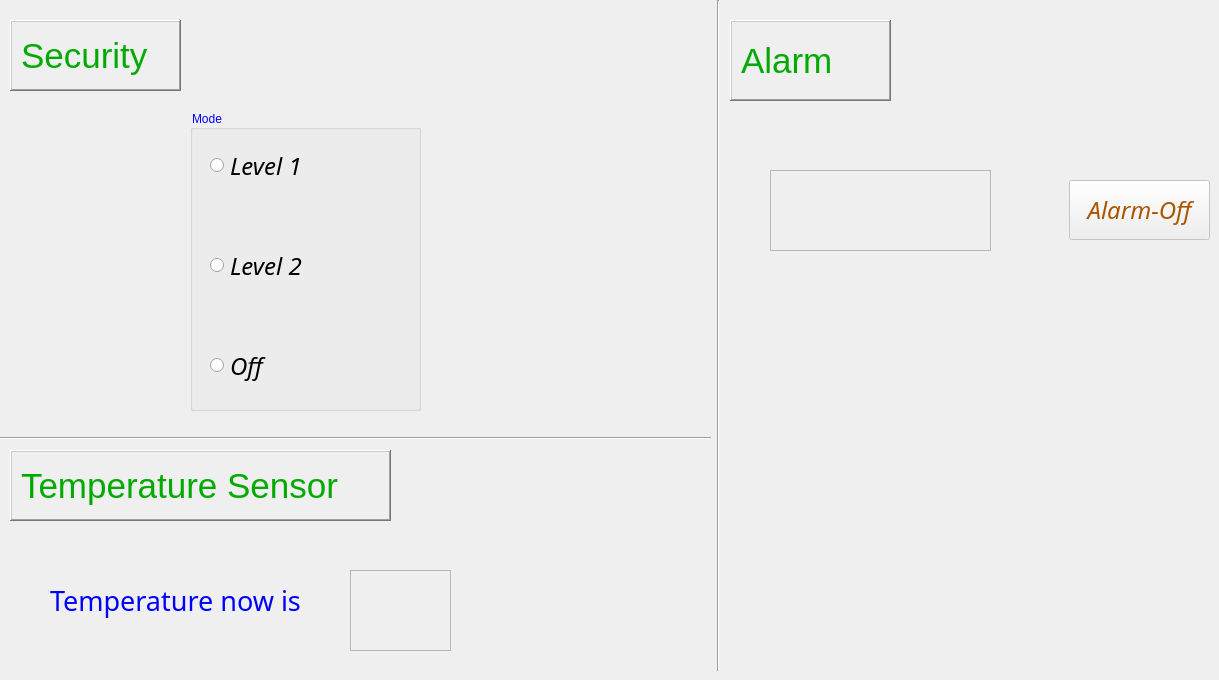
    <widget class="QWidget" name="tab_7">
     <attribute name="title">
      <string>Security</string>
     </attribute>
     <widget class="QGroupBox" name="groupBox_6">
      <property name="geometry">
       <rect>
        <x>190</x>
        <y>110</y>
        <width>231</width>
        <height>301</height>
       </rect>
      </property>
      <property name="styleSheet">
       <string notr="true">font: 18pt &quot;MV Boli&quot;;
color: rgb(0, 0, 255);</string>
      </property>
      <property name="title">
       <string>Mode</string>
      </property>
      <widget class="QRadioButton" name="radioButton_11">
       <property name="geometry">
        <rect>
         <x>20</x>
         <y>20</y>
         <width>131</width>
         <height>71</height>
        </rect>
       </property>
       <property name="font">
        <font>
         <family>Imprint MT Shadow</family>
         <pointsize>18</pointsize>
         <weight>50</weight>
         <italic>true</italic>
         <bold>false</bold>
        </font>
       </property>
       <property name="styleSheet">
        <string notr="true">font: italic 18pt &quot;Imprint MT Shadow&quot;;
color:rgb(0, 0, 0);</string>
       </property>
       <property name="text">
        <string>Level 1</string>
       </property>
       <property name="checked">
        <bool>false</bool>
       </property>
       <property name="autoExclusive">
        <bool>true</bool>
       </property>
      </widget>
      <widget class="QRadioButton" name="radioButton_12">
       <property name="geometry">
        <rect>
         <x>20</x>
         <y>220</y>
         <width>91</width>
         <height>71</height>
        </rect>
       </property>
       <property name="font">
        <font>
         <family>Imprint MT Shadow</family>
         <pointsize>18</pointsize>
         <weight>50</weight>
         <italic>true</italic>
         <bold>false</bold>
        </font>
       </property>
       <property name="styleSheet">
        <string notr="true">font: italic 18pt &quot;Imprint MT Shadow&quot;;
color:rgb(0, 0, 0);</string>
       </property>
       <property name="text">
        <string>Off</string>
       </property>
      </widget>
      <widget class="QRadioButton" name="radioButton_25">
       <property name="geometry">
        <rect>
         <x>20</x>
         <y>120</y>
         <width>131</width>
         <height>71</height>
        </rect>
       </property>
       <property name="font">
        <font>
         <family>Imprint MT Shadow</family>
         <pointsize>18</pointsize>
         <weight>50</weight>
         <italic>true</italic>
         <bold>false</bold>
        </font>
       </property>
       <property name="styleSheet">
        <string notr="true">font: italic 18pt &quot;Imprint MT Shadow&quot;;
color:rgb(0, 0, 0);</string>
       </property>
       <property name="text">
        <string>Level 2</string>
       </property>
       <property name="checked">
        <bool>false</bool>
       </property>
       <property name="autoExclusive">
        <bool>true</bool>
       </property>
      </widget>
     </widget>
     <widget class="QLabel" name="label_6">
      <property name="geometry">
       <rect>
        <x>10</x>
        <y>20</y>
        <width>171</width>
        <height>71</height>
       </rect>
      </property>
      <property name="font">
       <font>
        <family>MS Shell Dlg 2</family>
        <pointsize>26</pointsize>
        <weight>50</weight>
        <italic>false</italic>
        <bold>false</bold>
       </font>
      </property>
      <property name="styleSheet">
       <string notr="true">font: 26pt &quot;MS Shell Dlg 2&quot;;
color: rgb(0, 170, 0);</string>
      </property>
      <property name="frameShape">
       <enum>QFrame::WinPanel</enum>
      </property>
      <property name="frameShadow">
       <enum>QFrame::Raised</enum>
      </property>
      <property name="text">
       <string>Security</string>
      </property>
     </widget>
     <widget class="Line" name="line_6">
      <property name="geometry">
       <rect>
        <x>0</x>
        <y>430</y>
        <width>711</width>
        <height>16</height>
       </rect>
      </property>
      <property name="frameShadow">
       <enum>QFrame::Sunken</enum>
      </property>
      <property name="orientation">
       <enum>Qt::Horizontal</enum>
      </property>
     </widget>
     <widget class="QLabel" name="label_11">
      <property name="geometry">
       <rect>
        <x>10</x>
        <y>450</y>
        <width>381</width>
        <height>71</height>
       </rect>
      </property>
      <property name="font">
       <font>
        <family>MS Shell Dlg 2</family>
        <pointsize>26</pointsize>
        <weight>50</weight>
        <italic>false</italic>
        <bold>false</bold>
       </font>
      </property>
      <property name="styleSheet">
       <string notr="true">font: 26pt &quot;MS Shell Dlg 2&quot;;
color: rgb(0, 170, 0);</string>
      </property>
      <property name="frameShape">
       <enum>QFrame::WinPanel</enum>
      </property>
      <property name="frameShadow">
       <enum>QFrame::Raised</enum>
      </property>
      <property name="text">
       <string>Temperature Sensor</string>
      </property>
     </widget>
     <widget class="QLabel" name="labe_13">
      <property name="geometry">
       <rect>
        <x>350</x>
        <y>570</y>
        <width>101</width>
        <height>81</height>
       </rect>
      </property>
      <property name="font">
       <font>
        <family>Sitka Small</family>
        <pointsize>20</pointsize>
        <weight>50</weight>
        <italic>false</italic>
        <bold>false</bold>
       </font>
      </property>
      <property name="autoFillBackground">
       <bool>false</bool>
      </property>
      <property name="styleSheet">
       <string notr="true">font: 20pt &quot;Sitka Small&quot;;</string>
      </property>
      <property name="frameShape">
       <enum>QFrame::StyledPanel</enum>
      </property>
      <property name="frameShadow">
       <enum>QFrame::Sunken</enum>
      </property>
      <property name="text">
       <string/>
      </property>
     </widget>
     <widget class="QLabel" name="label_12">
      <property name="geometry">
       <rect>
        <x>50</x>
        <y>560</y>
        <width>291</width>
        <height>81</height>
       </rect>
      </property>
      <property name="font">
       <font>
        <family>Segoe Print</family>
        <pointsize>20</pointsize>
        <weight>9</weight>
        <italic>false</italic>
        <bold>false</bold>
       </font>
      </property>
      <property name="styleSheet">
       <string notr="true">font: 75 20pt &quot;Segoe Print&quot;;
color: rgb(0, 0, 255);</string>
      </property>
      <property name="frameShape">
       <enum>QFrame::NoFrame</enum>
      </property>
      <property name="frameShadow">
       <enum>QFrame::Sunken</enum>
      </property>
      <property name="text">
       <string>Temperature now is   </string>
      </property>
     </widget>
     <widget class="QPushButton" name="pushButton">
      <property name="enabled">
       <bool>false</bool>
      </property>
      <property name="geometry">
       <rect>
        <x>1069</x>
        <y>180</y>
        <width>141</width>
        <height>60</height>
       </rect>
      </property>
      <property name="font">
       <font>
        <family>Monotype Corsiva</family>
        <pointsize>18</pointsize>
        <weight>50</weight>
        <italic>true</italic>
        <bold>false</bold>
       </font>
      </property>
      <property name="styleSheet">
       <string notr="true">font: italic 18pt &quot;Monotype Corsiva&quot;;
color: rgb(170, 85, 0);</string>
      </property>
      <property name="text">
       <string>Alarm-Off</string>
      </property>
     </widget>
     <widget class="QLabel" name="label_5">
      <property name="geometry">
       <rect>
        <x>730</x>
        <y>20</y>
        <width>161</width>
        <height>81</height>
       </rect>
      </property>
      <property name="font">
       <font>
        <family>MS Shell Dlg 2</family>
        <pointsize>26</pointsize>
        <weight>50</weight>
        <italic>false</italic>
        <bold>false</bold>
       </font>
      </property>
      <property name="styleSheet">
       <string notr="true">font: 26pt &quot;MS Shell Dlg 2&quot;;
color: rgb(0, 170, 0);</string>
      </property>
      <property name="frameShape">
       <enum>QFrame::WinPanel</enum>
      </property>
      <property name="frameShadow">
       <enum>QFrame::Raised</enum>
      </property>
      <property name="text">
       <string>Alarm</string>
      </property>
     </widget>
     <widget class="QLabel" name="labe_6">
      <property name="geometry">
       <rect>
        <x>770</x>
        <y>170</y>
        <width>221</width>
        <height>81</height>
       </rect>
      </property>
      <property name="font">
       <font>
        <family>Sitka Small</family>
        <pointsize>20</pointsize>
        <weight>50</weight>
        <italic>false</italic>
        <bold>false</bold>
       </font>
      </property>
      <property name="autoFillBackground">
       <bool>false</bool>
      </property>
      <property name="styleSheet">
       <string notr="true">font: 20pt &quot;Sitka Small&quot;;</string>
      </property>
      <property name="frameShape">
       <enum>QFrame::StyledPanel</enum>
      </property>
      <property name="frameShadow">
       <enum>QFrame::Sunken</enum>
      </property>
      <property name="text">
       <string/>
      </property>
     </widget>
     <widget class="Line" name="line_8">
      <property name="geometry">
       <rect>
        <x>710</x>
        <y>0</y>
        <width>16</width>
        <height>671</height>
       </rect>
      </property>
      <property name="orientation">
       <enum>Qt::Vertical</enum>
      </property>
     </widget>
    </widget>
